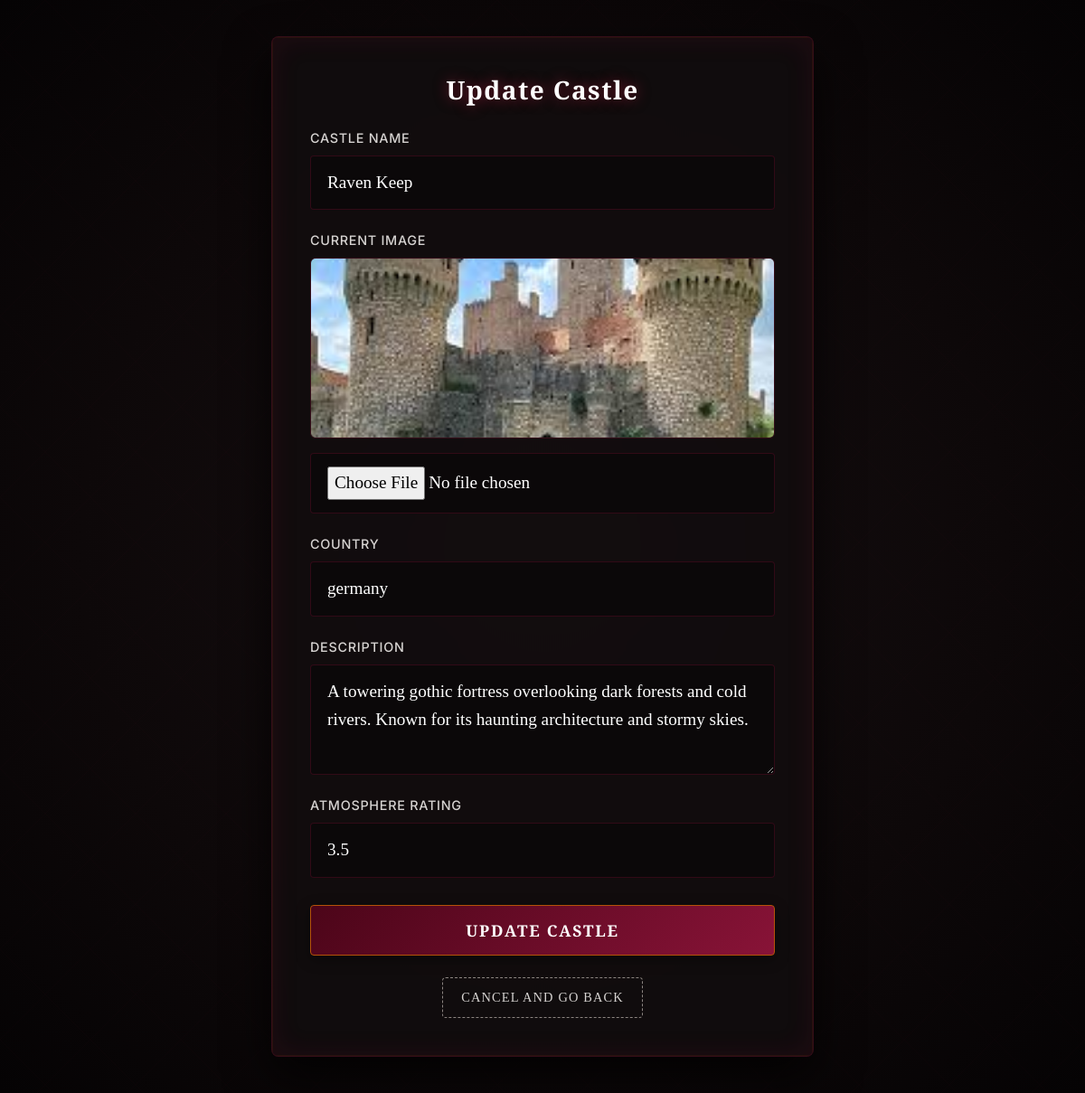
Page /update/4/ (signed in) on the committed database.
### core/models.py (models this page shows, shortened)
class Destination(models.Model):
    posted_by = models.ForeignKey(User, on_delete=models.SET_NULL, null=True, blank=True, related_name='destinations' )
    castle = models.CharField(max_length=100, unique=True)
    country = models.CharField(max_length=100)
    description = models.TextField()
    image = models.ImageField(upload_to="images/", blank=True, null=True)
    atmosphere = models.FloatField()
    tags = models.ManyToManyField('Tag',related_name="destinations", blank=True)

### core/views.py (the view, shortened to what this page needs)
# urls.py: path('update/<int:id>/', views.Update_castle, name='update_card'),
@login_required
def Update_castle(request, id):
    data = get_object_or_404(Destination, id=id)
    return render(request, 'core/update_card.html', {'dest': data})

### templates/core/update_card.html (shortened to what this page needs)
{% load static %}
<!DOCTYPE html>
<html lang="en">
<head>
    <link rel="stylesheet" href="https://cdn.jsdelivr.net/npm/bootstrap@5.3.8/dist/css/bootstrap.min.css">
    <link rel="stylesheet" href="{% static 'core/styles.css' %}">
</head>
<body>
    <div class="page-wrapper">
        <div class="auth-card" style="max-width: 600px;">
            <h3 class="mb-4">Update Castle</h3>
            <form method="POST" enctype="multipart/form-data" class="auth-form">
                <label>
                    Castle Name
                    <input type="text" name="castle" value="{{ dest.castle }}" placeholder="Enter castle name" required>
                </label>
                <label>
                    Current Image
                    {% if dest.image %}
                    <div class="mb-2 text-center">
                        <img src="{{ dest.image.url }}" alt="{{ dest.castle }}" class="card-img-top rounded" style="max-height: 200px; object-fit: cover; border: 1px solid var(--border-gothic);">
                    </div>
                    {% endif %}
                    <input type="file" name="image">
                </label>
                <label>
                    Country
                    <input type="text" name="country" value="{{ dest.country }}" placeholder="Enter country" required>
                </label>
                <label>
                    Description
                    <textarea name="description" placeholder="Enter description" rows="3" required>{{ dest.description }}</textarea>
                </label>
                <label>
                    Atmosphere Rating
                    <input type="number" step="0.1" name="atmosphere" value="{{ dest.atmosphere }}" placeholder="e.g. 4.5" required>
                </label>
                <button type="submit" class="btn mt-2">Update Castle</button>
            </form>
            <div class="navigation-links" style="margin-top: 24px; text-align: center;">
                <a href="{% url 'home' %}" class="back-home-btn">Cancel and Go Back</a>
            </div>
        </div>
    </div>
</body>
</html>

### static/core/styles.css (style rules this page uses)
:root { --bg-base: #060405; --bg-surface: #0f0b0c; --bg-card: rgba(18, 14, 15, 0.85); --bg-card-hover: rgba(26, 20, 21, 0.95); --accent-crimson: #881337; --accent-crimson-bright: #e11d48; --accent-gold: #b45309; --accent-gold-bright: #fbbf24; --border-gothic: rgba(136, 19, 55, 0.3); --border-gothic-bright: rgba(225, 29, 72, 0.6); --border-gold: rgba(180, 83, 9, 0.35); --border-gold-bright: rgba(251, 191, 36, 0.75); --text-primary: #f5f5f4; --text-secondary: #d6d3d1; --text-muted: #8c8581; --font-heading: 'Cinzel', serif; --font-body: 'Cormorant Garamond', serif; --font-ui: 'Inter', sans-serif; --gold-glow: rgba(251, 191, 36, 0.35); --primary-glow: rgba(225, 29, 72, 0.5); }
body { margin: 0; min-height: 100vh; font-family: var(--font-body); background: radial-gradient(circle at center, #160f11 0%, #0d0809 60%, #050304 100%); color: var(--text-primary); font-size: 1.15rem; line-height: 1.6; }
.page-wrapper { display: flex; align-items: center; justify-content: center; min-height: 100vh; padding: 40px 24px; box-sizing: border-box; }
.auth-card { width: 100%; max-width: 460px; padding: 42px; background: var(--bg-card); border: 1px solid var(--border-gothic); border-radius: 8px; box-shadow: 0 20px 50px rgba(0, 0, 0, 0.8), inset 0 0 30px rgba(136, 19, 55, 0.15); backdrop-filter: blur(12px); position: relative; overflow: hidden; }
.auth-card::before { content: ''; position: absolute; top: 0; left: 0; width: 100%; height: 100%; border: 1px solid rgba(180, 83, 9, 0.1); pointer-events: none; box-sizing: border-box; }
.auth-card h1, .auth-card h3 { font-family: var(--font-heading); font-weight: 700; color: #ffffff; text-shadow: 0 0 15px rgba(225, 29, 72, 0.5); letter-spacing: 0.05em; text-align: center; }
.auth-form { display: grid; gap: 22px; }
.auth-form label { display: grid; gap: 8px; font-family: var(--font-ui); font-size: 0.9rem; font-weight: 500; color: var(--text-secondary); letter-spacing: 0.05em; text-transform: uppercase; }
.auth-form input, .auth-form textarea { width: 100%; padding: 14px 18px; border: 1px solid var(--border-gothic); border-radius: 4px; background: rgba(10, 8, 9, 0.8); color: #ffffff; font-family: var(--font-body); font-size: 1.2rem; transition: all 0.3s ease; box-sizing: border-box; }
.auth-form input::placeholder, .auth-form textarea::placeholder { color: var(--text-muted); font-style: italic; }
.btn { display: inline-block; width: 100%; padding: 14px 0; border: 1px solid var(--accent-gold); border-radius: 4px; background: linear-gradient(135deg, #4c0519 0%, #881337 100%); color: #ffffff; font-family: var(--font-heading); font-weight: 700; font-size: 1.1rem; letter-spacing: 0.1em; cursor: pointer; transition: all 0.3s ease; box-shadow: 0 4px 15px rgba(0, 0, 0, 0.4); text-transform: uppercase; text-decoration: none; text-align: center; }
.back-home-btn { display: inline-block; text-align: center; background-color: transparent !important; border: 1px dashed var(--text-muted) !important; color: var(--text-secondary) !important; text-decoration: none !important; padding: 10px 20px; border-radius: 4px; transition: all 0.3s ease; font-family: var(--font-heading); font-size: 0.9rem; letter-spacing: 0.08em; text-transform: uppercase; }

### rows in the picture
Destination: castle "Raven Keep", image (picture), country "germany", description "A towering gothic fortress overlooking dark forests and cold rivers. Known for its haunting architecture and stormy skies.", atmosphere "3.5"
